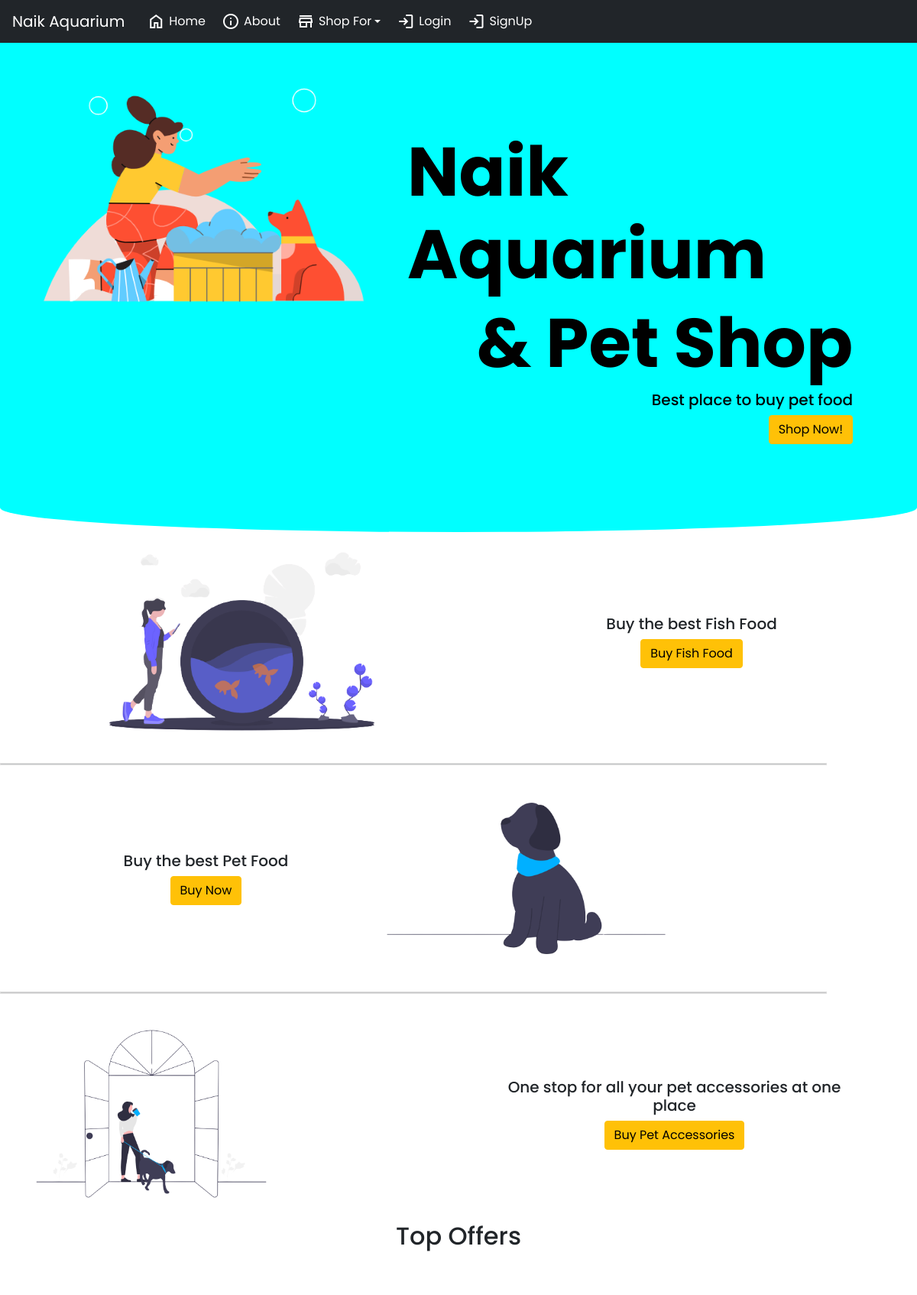
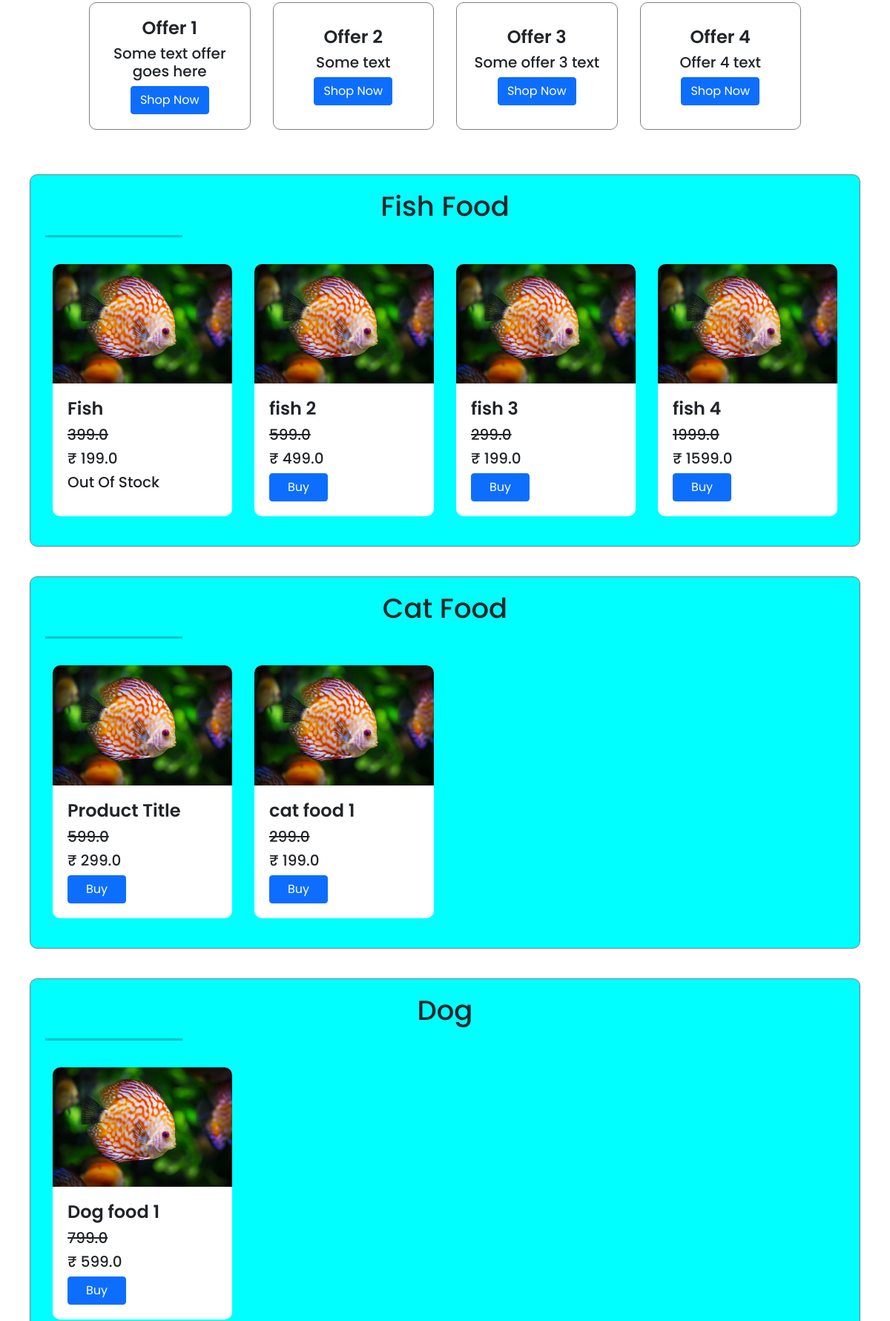
The page / (upper part) on the database its author committed (2 pictures, top to bottom).
### app/models.py (models this page shows, shortened)
class Offer(models.Model):
    heading = models.CharField(max_length=50)
    text = models.CharField(max_length=200)
    category = models.CharField(choices=OFFER_CAT, max_length=20)

class Product(models.Model):
    title = models.CharField(max_length=200)
    description = models.CharField(max_length=5000)
    original_price = models.FloatField()
    price = models.FloatField()
    category = models.CharField(choices=CATEGORY, max_length=2)
    product_img = models.ImageField(upload_to="product_imgs")
    is_active = models.BooleanField(default=True)

### app/views.py (the view)
# urls.py: path('', views.home, name="home"),
def home(request):
    offers = Offer.objects.all()
    total_items = 0
    if request.user.is_authenticated:
        total_items = len(Cart.objects.filter(user=request.user))
    fish = Product.objects.filter(category="F")
    cat = Product.objects.filter(category="C")
    dog = Product.objects.filter(category="D")
    pet = Product.objects.filter(category="P")
    assc = Product.objects.filter(category="A")
    products = Product.objects.prefetch_related("product_image").filter(is_active=True)
    return render(request, "home.html", {"offers": offers, "products":products, "fish":fish, "cat":cat, "dog":dog, "pet":pet, "assc":assc, "total_items":total_items})

### app/templates/home.html (shortened to what this page needs)
{% extends 'base.html' %}
{% load static %}
{% block style %}
<link rel="stylesheet" href="{% static 'css/style.css' %}">
{% endblock style %}
{% block body_block %}
<section class="sec-1">
    <div class="heading-image">
      <img src="{% static 'images/main-banner.png' %}" alt="Banner">
    </div>
    <div class="heading">
        <h1>Naik Aquarium</h1>
        <h1>& Pet Shop</h1>
        <h5>Best place to buy pet food</h5>
        <a href="#fishfood" class="btn btn-warning">Shop Now!</a>
    </div>
  </section>
  <section class="cat">
    <div class="sub-cat">
      <div class="image">
        <img src="{% static 'images/fish.png' %}" alt="">
      </div>
      <div class="info">
        <h5>Buy the best Fish Food</h5>
        <a href="#fishfood" class="btn btn-warning">Buy Fish Food</a>
      </div>
    </div><hr>
    <div class="sub-cat edit-cat">
      <div class="image">
        <img src="{% static 'images/dog.png' %}" alt="">
      </div>
      <div class="info">
        <h5>Buy the best Pet Food</h5>
        <a href="#dogfood" class="btn btn-warning">Buy Now</a>
      </div>
    </div><hr>
    <div class="sub-cat">
      <div class="image">
        <img src="{% static 'images/other.png' %}" alt="">
      </div>
      <div class="info">
        <h5>One stop for all your pet accessories at one place</h5>
        <a href="#assc" class="btn btn-warning">Buy Pet Accessories</a>
      </div>
    </div>
  </section>
  <section class="sel-cat">
    <h2 style="text-align: center;">Top Offers</h2>
    <div class="sel-cat-main">
      {% for o in offers %}
      <div class="cat-details">
        <div class="cat-info">
          <h4>{{o.heading}}</h4>
          <h5>{{o.text}}</h5>
          <a href="#{{o.category}}" class="btn btn-primary">Shop Now</a>
        </div>
      </div>
      {% endfor %}
    </div>
  </section>
  <section class="display" id="fishfood">
    <h2>Fish Food</h2><hr>
    <div class="products">
      {% for f in fish %}
      <div class="product-details">
        <div class="product-image">
          <img src="{{f.product_img.url}}" alt="Product Image">
        </div>
        <div class="product-info">
          <h4>{{f.title}}</h4>
          <h5><span>{{f.original_price}}</span></h5>
          <h5>₹ {{f.price}}</h5>
          {% if f.is_active == False %}
          <h5>Out Of Stock</h5>
          {% else %}
          <div class="add_cart_item">
            <a href="{% url 'product_detail' f.id %}" class="btn btn-primary px-4 btn-order">Buy</a>
        </div>
          {% endif %}
        </div>
      </div>
      {% endfor %}
    </div>
  </section>
  <section class="display" id="catfood">
    <h2>Cat Food</h2><hr>
    <div class="products">
      {% for c in cat %}
      <div class="product-details">
        <div class="product-image">
          <img src="{{c.product_img.url}}" alt="Product Image">
        </div>
        <div class="product-info">
          <h4>{{c.title}}</h4>
          <h5><span>{{c.original_price}}</span></h5>
          <h5>₹ {{c.price}}</h5>
          {% if c.is_active == False %}
          <h5>Out Of Stock</h5>
          {% else %}
          <div class="add_cart_item">
            <a href="{% url 'product_detail' c.id %}" class="btn btn-primary px-4 btn-order">Buy</a>
        </div>
          {% endif %}
        </div>
      </div>
      {% endfor %}
    </div>
  </section>
  <section class="display" id="dogfood">
    <h2>Dog</h2><hr>
    <div class="products">
      {% for d in dog %}
      <div class="product-details">
        <div class="product-image">
          <img src="{{d.product_img.url}}" alt="Product Image">
        </div>
        <div class="product-info">
          <h4>{{d.title}}</h4>
          <h5><span>{{d.original_price}}</span></h5>
          <h5>₹ {{d.price}}</h5>
          {% if d.is_active == False %}
          <h5>Out Of Stock</h5>
          {% else %}
          <div class="add_cart_item">
            <a href="{% url 'product_detail' d.id %}" class="btn btn-primary px-4 btn-order">Buy</a>
        </div>
          {% endif %}
        </div>
      </div>
      {% endfor %}
    </div>
  </section>
{% endblock body_block %}

### app/templates/base.html (shortened to what this page needs)
<!DOCTYPE html>
{% load static %}
<html lang="en">
<head>
    <link rel="stylesheet" href="https://cdn.jsdelivr.net/npm/bootstrap@4.0.0/dist/css/bootstrap.min.css">
    <link rel="stylesheet" href="{% static 'css/style.css' %}">
    <link rel="stylesheet" href="https://unpkg.com/swiper/swiper-bundle.min.css" />
    <link href="https://cdn.jsdelivr.net/npm/bootstrap@5.0.2/dist/css/bootstrap.min.css" rel="stylesheet">
    {% block style %}
    {% endblock style %}
</head>
<body>
    <nav class="navbar navbar-expand-lg navbar-dark bg-dark custom-nav" style="position: sticky; top: 0; z-index: 100;">
        <a class="navbar-brand" href="/">Naik Aquarium</a>
        <div class="collapse navbar-collapse" id="navbarSupportedContent">
          <ul class="navbar-nav mr-auto custom-ul">
            <li class="nav-item active">
              <a class="nav-link" href="/">
                <span class="material-symbols-outlined">
                </span>
                Home <span class="sr-only">(current)</span></a>
            </li>
            <li class="nav-item active">
              <a class="nav-link" href="#">
                <span class="material-symbols-outlined">
                </span>
                About <span class="sr-only">(current)</span></a>
            </li>
            <li class="nav-item dropdown active">
              <a class="nav-link dropdown-toggle" href="#" id="navbarDropdown" role="button" data-toggle="dropdown" aria-haspopup="true" aria-expanded="false">
                <span class="material-symbols-outlined">
                </span>
                Shop For
              </a>
            </li>
            <li class="nav-item dropdown active">
              {% if request.user.is_authenticated %}
              <a class="nav-link dropdown-toggle" href="#" id="navbarDropdown" role="button" data-toggle="dropdown" aria-haspopup="true" aria-expanded="false">
                <span class="material-symbols-outlined">
                    person
                    </span>
                Account
              </a>
              <div class="dropdown-menu" aria-labelledby="navbarDropdown">
                <a class="dropdown-item" href="{% url 'user_profile' %}">Profile</a>
                <a class="dropdown-item" href="{% url 'orders' %}">Orders</a>
                <a class="dropdown-item" href="{% url 'password_change' %}">Change Password</a>
                <a class="dropdown-item" href="{% url 'logout' %}">Logout</a>
              </div>
            </li>
            <li class="nav-item active" style="list-style: none;">
              <a href="{% url 'display_cart' %}" class="nav-link text-white">
                <span class="badge bg-warning text-black">{{total_items}} </span>
                <span class="material-symbols-outlined">shopping_cart</span>
            </a>
            </li>
            {% else %}
            <li class="nav-item active">
            <a class="nav-link" href="{% url 'login' %}">
                <span class="material-symbols-outlined">
                </span>
                Login <span class="sr-only">(current)</span></a>
            </li>
            <li class="nav-item active">
            <a class="nav-link" href="{% url 'registration' %}">
                <span class="material-symbols-outlined">
                </span>
                SignUp <span class="sr-only">(current)</span></a>
            </li>
            {% endif %}
          </ul>
        </div>
      </nav>
    {% block body_block %} {% endblock body_block %}
</body>
</html>

### app/static/css/style.css (style rules this page uses)
html { scroll-behavior: smooth; }
body { margin: 0; padding: 0; font-family: 'Poppins', sans-serif; }
.custom-nav { position: sticky; top: 0; z-index: 100; }
.custom-ul li a { display: flex; justify-content: center; align-items: center; text-align: center; }
ul li a span { padding: 0 5px; }
.sec-1 { width: 100%; height: 80vh; border-bottom-left-radius: 250% 160px; border-bottom-right-radius: 250% 160px; display: flex; justify-content: center; background-color: aqua; }
.heading-image img { width: 100%; }
.heading { display: flex; flex-direction: column; justify-content: center; align-items: end; color: black; margin-right: 7%; }
.heading h1 { font-size: 90px; font-weight: 700; }
.heading h5 { font-size: 20px; }
.sub-cat { display: flex; justify-content: center; }
.edit-cat { flex-direction: row-reverse; }
.info { display: flex; flex-direction: column; justify-content: center; align-items: center; text-align: center; margin: 40px 10px; padding: 20px 70px; }
.info h5 { text-align: center; }
.image img { width: 70%; }
hr { border: 1px solid gray; width: 90%; }
.sel-cat-main { display: flex; gap: 10px; margin: 40px; padding: 10px 70px; overflow: scroll; overflow-anchor: auto; }
.cat-details { width: 100%; display: flex; flex-direction: column; justify-content: center; align-items: center; text-align: center; margin: 10px; border: 1px solid gray; border-radius: 10px; }
.cat-info { margin: 20px; }
.cat-info h4 { font-weight: 600; }
.cat-info h5 { font-weight: 500; }
.display { background-color: aqua; padding: 20px 20px; margin: 40px; border: 1px solid gray; border-radius: 10px; }
.display h2 { text-align: center; font-size: 37px; font: 800; }
.display hr { border: 1px solid black; width: 17%; }
.products { display: grid; grid-template-columns: repeat(4, 1fr); gap: 10px; padding: 10px 70px; }
.product-details { display: flex; flex-direction: column; justify-content: left; align-items: left; margin: 10px; background-color: white; border-radius: 10px; }
.product-image img { width: 100%; border-radius: 10px 10px 0 0; }
.product-info { margin: 20px; }
.product-info h5 span { text-decoration: line-through; }
.product-info h4 { font-weight: 600; }
.product-info h5 { font-weight: 500; }
@media screen and (min-width : 768px) { .products { padding: 10px 0; } }

### rows shown on the page
Offer: heading "Offer 1", text "Some text offer goes here"
Offer: heading "Offer 2", text "Some text"
Offer: heading "Offer 3", text "Some offer 3 text"
Offer: heading "Offer 4", text "Offer 4 text"
Product: product_img (picture), title "Fish", original_price "399.0", price "199.0", is_active "Out Of Stock"
Product: product_img (picture), title "fish 2", original_price "599.0", price "499.0"
Product: product_img (picture), title "fish 3", original_price "299.0", price "199.0"
Product: product_img (picture), title "fish 4", original_price "1999.0", price "1599.0"
Product: product_img (picture), title "Product Title", original_price "599.0", price "299.0"
Product: product_img (picture), title "cat food 1", original_price "299.0", price "199.0"
Product: product_img (picture), title "Dog food 1", original_price "799.0", price "599.0"
